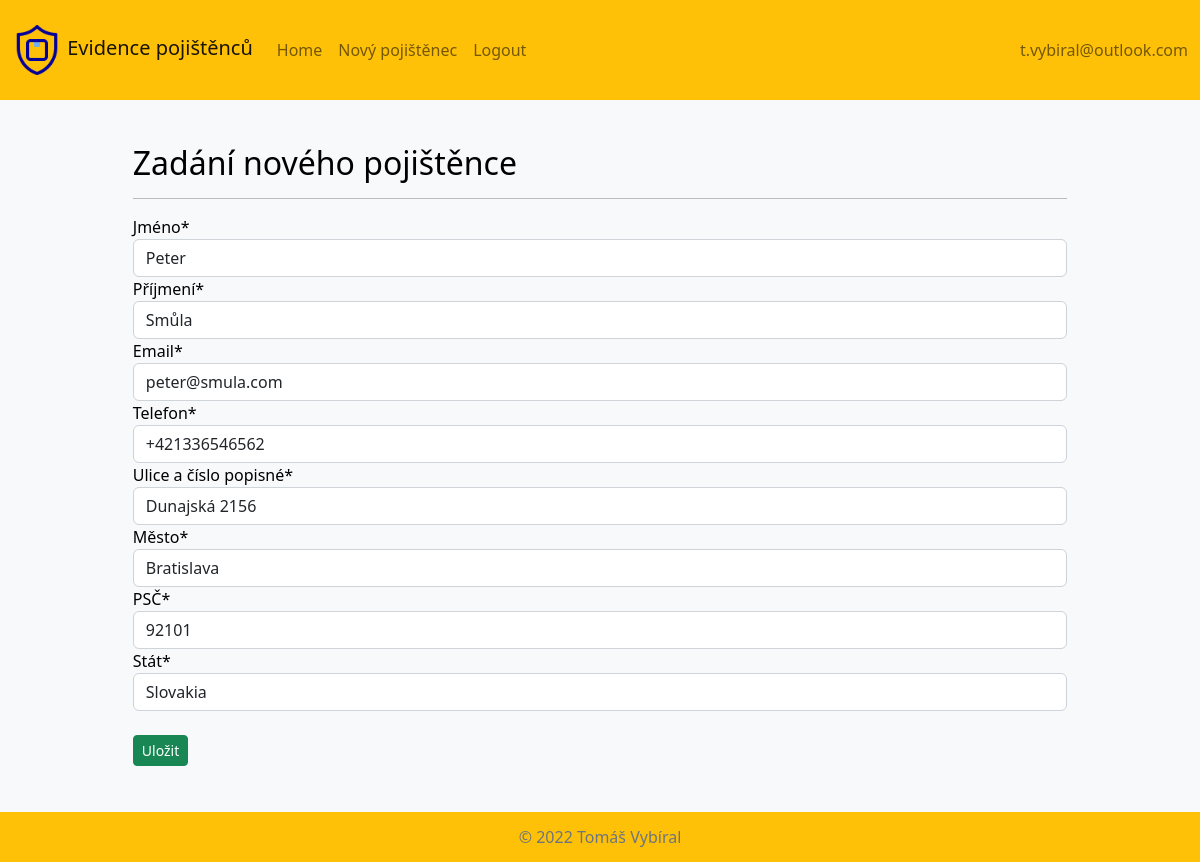
The page /pojistenci/edit/28/ (signed in) on the database its author committed.
### pojistenci/models.py (models this page shows, shortened)
class Uzivatel(AbstractBaseUser):
    email = models.EmailField(max_length=300, unique=True)
    is_admin = models.BooleanField(default=False)
    class Meta:
        verbose_name = 'Uživatel'
        verbose_name_plural = 'Uživatelé'
    objects = UzivatelManager()
    USERNAME_FIELD = 'email'

class Pojistenec(models.Model):
    jmeno = models.CharField(max_length=200, verbose_name='Jméno')
    prijmeni = models.CharField(max_length=200, verbose_name='Příjmení')
    email = models.EmailField(max_length=200)
    telefon = models.CharField(max_length=15, verbose_name='Telefon')
    ulice_cp = models.CharField(
        max_length=200, verbose_name='Ulice a číslo popisné')
    mesto = models.CharField(max_length=100, verbose_name='Město')
    psc = models.CharField(max_length=9, verbose_name='PSČ')
    stat = models.ForeignKey(
        Stat, on_delete=models.SET_NULL, null=True, verbose_name='Stát')
    def __init__(self, *args, **kwargs):
        super(Pojistenec, self).__init__(*args, **kwargs)
    class Meta:
        verbose_name = 'Pojištěnec'
        verbose_name_plural = 'Pojištěnci'

class Stat(models.Model):
    stat = models.CharField(max_length=50)
    ordering = ['-stat']
    def __str__(self) -> str:
        return self.stat
    class Meta:
        verbose_name = 'Stát'
        verbose_name_plural = 'Státy'

### pojistenci/views.py (the view, shortened to what this page needs)
# urls.py: path('edit/<str:pk>/', views.EditPojistenec.as_view(), name='edit_pojistenec'),
class EditPojistenec(LoginRequiredMixin, generic.edit.CreateView):
    form_class = PojistenecForm
    template_name = 'pojistenci/create_pojistenec.html'
    def get(self, request, pk):
        if not request.user.is_admin:
            messages.info(request, 'Nemáš práva na úpravu pojištěnce.')
            return redirect(reverse('home'))
        try:
            pojistenec = Pojistenec.objects.get(pk=pk)
        except:
            messages.error(request, 'Tento pojištěnec neexistuje.')
            return redirect('home')
        form = self.form_class(instance=pojistenec)
        return render(request, self.template_name, {'form': form})

### pojistenci/forms.py
class PojistenecForm(forms.ModelForm):
    class Meta:
        model = Pojistenec
        fields = ['jmeno', 'prijmeni', 'email',
                  'telefon', 'ulice_cp', 'mesto', 'psc', 'stat']

### pojistenci/templates/pojistenci/create_pojistenec.html (shortened to what this page needs)
{% extends "base.html" %}
{% load crispy_forms_tags %}
{% block content %}
<h2>Zadání nového pojištěnce</h2>
<hr>
<form method="POST">
    {{ form|crispy }} <br>
    <input class="btn btn-sm btn-success" type="submit" value="Uložit">
</form>
<br>
<br>
<br>
<br>
{% endblock %}

### pojistenci/templates/base.html (shortened to what this page needs)
<!DOCTYPE html>
<html lang="cs">
<head>
    {% load static %}
    <link rel="stylesheet" href="{% static 'css/style.css' %}" type="text/css">
    <link rel="stylesheet" href="{% static 'css/bootstrap.min.css' %}" type = "text/css"/>
</head>
<body class="text-bg-light p-3">
<br>
<br>
<nav class="navbar navbar-expand-md fixed-top bg-warning">
    <div class="container-fluid">
      <a class="navbar-brand" href={% url "home" %}><img src={% static 'pojistenci/insurance_care.png'%} alt="Insurance care" width="50" height="50">  Evidence pojištěnců</a>
      <div class="collapse navbar-collapse">
        <ul class="navbar-nav me-auto mb-2 mb-lg-0">
          <li class="nav-item">
            <a class="nav-link"  href={% url "home" %}>Home</a>
          </li>
          <li class="nav-item">
            {% if user.is_admin %}<a class="nav-link" href={% url "novy_pojistenec" %}>Nový pojištěnec</a>{% endif %}
          </li>
          <li class="nav-item">
            {% if user.is_authenticated %}<a class="nav-link" href={% url "logout" %}>Logout</a>{% endif %}
          </li>
        </ul>
          <span class="navbar-text">
            {{request.user.email}}
          </span>
      </div>
    </div>
  </nav>
<div class="content">
{% block content %}
{% endblock %}
</div>
<footer class="fixed-bottom bg-warning">
  <span class="mb-3 mb-md-0 text-muted">&copy; 2022 Tomáš Vybíral</span>
</footer>
</body>
</html>

### pojistenci/static/css/style.css (style rules this page uses)
html, body { width: 100%; height: 100%; margin: 0; }
nav { width: 100%; height: 100px; background-color: #3e4144; color: white; }
.content { width: 80%; margin: auto; margin-top: 80px; margin-bottom: 80px; }
footer { position: flex; width: 100%; height: 50; background-color: rgb(3, 48, 196); text-align: center; line-height: 50px; vertical-align: middle; bottom: 0; }

### rows shown on the page
Uzivatel: user.email "t.vybiral@outlook.com"
Pojistenec: jmeno "Peter", prijmeni "Smůla", email "peter@smula.com", telefon "+421336546562", ulice_cp "Dunajská 2156", mesto "Bratislava", psc "92101"
Stat: stat "Slovakia"
